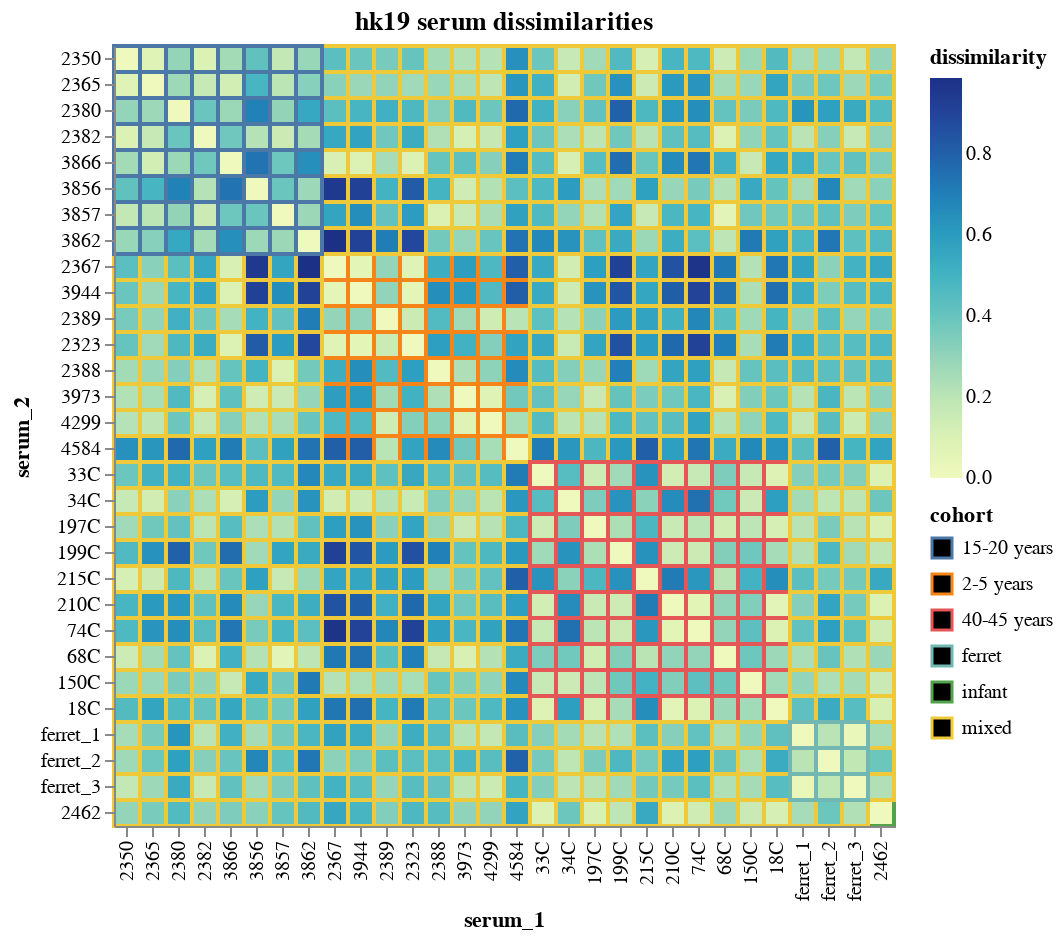
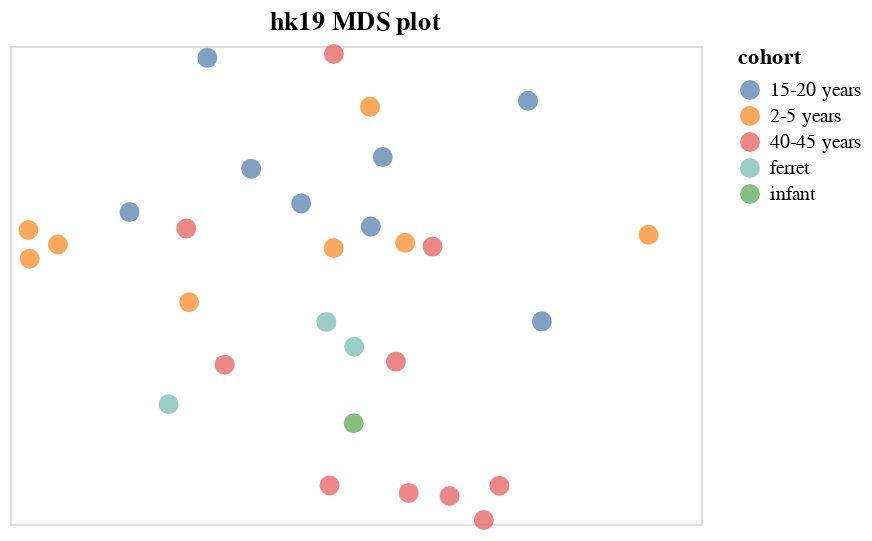

Notebook source saved alongside these figures, in order:
### Code cell
# read data, retain just for site escape values
data = (
    pd.concat(
        [
            pd.read_csv(f"{strain}_escape_df_filt_sites.csv").assign(strain=strain)
            for strain in ["hk19", "perth09"]
        ]
    )
    [["strain", "site", "serum", "cohort", "site_escape_sum"]]
    .drop_duplicates()
)

assert data["serum"].nunique() == len(data.groupby(["serum", "strain"]))

serum_to_cohort = data.set_index("serum")["cohort"].to_dict()

for strain, strain_df in data.groupby("strain"):
    # compute dissimilarity between sera, which we simply define as 1 minus
    # the dot product of the site escape vectors after normalizing so the norm
    # of each vector is one
    sera = strain_df["serum"].unique()
    pivoted_normed_data = (
        data
        .pivot_table(index="site", columns="serum", values="site_escape_sum")
        # for normalization: https://stackoverflow.com/a/58113206
        # to get norm: https://stackoverflow.com/a/47953601
        .transform(lambda x: x / numpy.linalg.norm(x, axis=0))
    )
    dissimilarities = []
    for serum1, serum2 in itertools.product(sera, sera):
        similarity = (
            pivoted_normed_data
            .assign(similarity=lambda x: x[serum1] * x[serum2])
            ['similarity']
        )
        assert similarity.notnull().all()  # make sure no sites have null values
        dissimilarities.append(1 - similarity.sum())  # sum of similarities over sites
    dissimilarities = pd.DataFrame(
        numpy.array(dissimilarities).reshape(len(sera), len(sera)),
        columns=sera,
        index=sera,
    )

    # plot the dissimilarities
    dissimilarities_wide = (
        dissimilarities
        .reset_index(names="serum_1")
        .melt(id_vars="serum_1", var_name="serum_2", value_name="dissimilarity")
        .assign(
            cohort_1=lambda x: x["serum_1"].map(serum_to_cohort),
            cohort_2=lambda x: x["serum_2"].map(serum_to_cohort),
            cohort=lambda x: x["cohort_1"].where(x["cohort_1"] == x["cohort_2"], "mixed"),
        )
    )
    display(
        alt.Chart(dissimilarities_wide)       
        .encode(
            x=alt.X("serum_1", sort=alt.SortField("cohort_1")),
            y=alt.Y("serum_2", sort=alt.SortField("cohort_2")),
            color="dissimilarity",
            stroke="cohort",
            tooltip=dissimilarities_wide.columns.tolist(),
        )
        .mark_rect(strokeWidth=2)
        .properties(
            width=alt.Step(13),
            height=alt.Step(13),
            title=f"{strain} serum dissimilarities",
        )
    )

    # use multidimensional scaling to get locations of sera
    mds = sklearn.manifold.MDS(
        n_components=2,
        metric=True,
        max_iter=3000,
        eps=1e-6,
        random_state=1,
        dissimilarity="precomputed",
        n_jobs=1,
    )
    locs = mds.fit_transform(dissimilarities)
    mds_df = pd.DataFrame(
        {
            "serum": sera,
            "cohort": [serum_to_cohort[s] for s in sera],
            "x": locs[:, 0],
            "y": locs[:, 1],
        }
    )
    size = 350  # control chart size
    mds_chart = (
        alt.Chart(mds_df)
        .encode(
            x=alt.X("x", title=None, axis=None),
            y=alt.Y("y", title=None, axis=None),
            color="cohort",
            tooltip=["serum", "cohort"],
        )
        .mark_circle(filled=True, size=100)
        .properties(
            width=size * (mds_df["x"].max() - mds_df["x"].min()),
            height=size * (mds_df["y"].max() - mds_df["y"].min()),
            title=f"{strain} MDS plot",
        )
        .configure_axis(grid=False)
    )
    display(mds_chart)

### Figure 1 — Vega-Lite specification as saved in the notebook (floating-point values rounded to 4 significant figures; data arrays with more than 128 entries replaced by an {"elided": "..."} marker saying what was removed)
{"config": {"view": {"continuousWidth": 300, "continuousHeight": 300}}, "data": {"name": "data-63931f9c5c20e52c6adbf79768f061e4"}, "mark": {"type": "rect", "strokeWidth": 2}, "encoding": {"color": {"field": "dissimilarity", "type": "quantitative"}, "stroke": {"field": "cohort", "type": "nominal"}, "tooltip": [{"field": "serum_1", "type": "nominal"}, {"field": "serum_2", "type": "nominal"}, {"field": "dissimilarity", "type": "quantitative"}, {"field": "cohort_1", "type": "nominal"}, {"field": "cohort_2", "type": "nominal"}, {"field": "cohort", "type": "nominal"}], "x": {"field": "serum_1", "sort": {"field": "cohort_1"}, "type": "nominal"}, "y": {"field": "serum_2", "sort": {"field": "cohort_2"}, "type": "nominal"}}, "height": {"step": 13}, "title": "hk19 serum dissimilarities", "width": {"step": 13}, "$schema": "https://vega.github.io/schema/vega-lite/v5.8.0.json", "datasets": {"data-63931f9c5c20e52c6adbf79768f061e4": {"elided": "900 records"}}}

### Figure 2 — Vega-Lite specification as saved in the notebook (floating-point values rounded to 4 significant figures)
{"config": {"view": {"continuousWidth": 300, "continuousHeight": 300}, "axis": {"grid": false}}, "data": {"name": "data-f9cd12504d7c4d7c79eef5bb23c667c9"}, "mark": {"type": "circle", "filled": true, "size": 100}, "encoding": {"color": {"field": "cohort", "type": "nominal"}, "tooltip": [{"field": "serum", "type": "nominal"}, {"field": "cohort", "type": "nominal"}], "x": {"axis": null, "field": "x", "title": null, "type": "quantitative"}, "y": {"axis": null, "field": "y", "title": null, "type": "quantitative"}}, "height": 238.9, "title": "hk19 MDS plot", "width": 345.5, "$schema": "https://vega.github.io/schema/vega-lite/v5.8.0.json", "datasets": {"data-f9cd12504d7c4d7c79eef5bb23c667c9": [{"serum": "2367", "cohort": "2-5 years", "x": -0.4706, "y": 0.08043}, {"serum": "3944", "cohort": "2-5 years", "x": -0.4687, "y": 0.03841}, {"serum": "2462", "cohort": "infant", "x": 0.04711, "y": -0.2027}, {"serum": "2389", "cohort": "2-5 years", "x": -0.2148, "y": -0.02545}, {"serum": "2323", "cohort": "2-5 years", "x": -0.4237, "y": 0.05926}, {"serum": "2388", "cohort": "2-5 years", "x": 0.07311, "y": 0.2608}, {"serum": "3973", "cohort": "2-5 years", "x": 0.1292, "y": 0.06167}, {"serum": "4299", "cohort": "2-5 years", "x": 0.01526, "y": 0.05394}, {"serum": "4584", "cohort": "2-5 years", "x": 0.5165, "y": 0.07354}, {"serum": "2350", "cohort": "15-20 years", "x": -0.03641, "y": 0.1194}, {"serum": "2365", "cohort": "15-20 years", "x": -0.1161, "y": 0.1703}, {"serum": "2380", "cohort": "15-20 years", "x": -0.1859, "y": 0.3326}, {"serum": "2382", "cohort": "15-20 years", "x": 0.07445, "y": 0.08542}, {"serum": "3866", "cohort": "15-20 years", "x": -0.3097, "y": 0.1067}, {"serum": "3856", "cohort": "15-20 years", "x": 0.3467, "y": -0.05333}, {"serum": "3857", "cohort": "15-20 years", "x": 0.09346, "y": 0.1872}, {"serum": "3862", "cohort": "15-20 years", "x": 0.3246, "y": 0.2697}, {"serum": "33C", "cohort": "40-45 years", "x": 0.008781, "y": -0.2937}, {"serum": "34C", "cohort": "40-45 years", "x": -0.2194, "y": 0.08251}, {"serum": "197C", "cohort": "40-45 years", "x": 0.1143, "y": -0.1123}, {"serum": "199C", "cohort": "40-45 years", "x": 0.2791, "y": -0.2942}, {"serum": "215C", "cohort": "40-45 years", "x": 0.0155, "y": 0.3382}, {"serum": "210C", "cohort": "40-45 years", "x": 0.1998, "y": -0.3092}, {"serum": "74C", "cohort": "40-45 years", "x": 0.2542, "y": -0.3444}, {"serum": "68C", "cohort": "40-45 years", "x": 0.1726, "y": 0.05618}, {"serum": "150C", "cohort": "40-45 years", "x": -0.1583, "y": -0.1169}, {"serum": "18C", "cohort": "40-45 years", "x": 0.1347, "y": -0.3047}, {"serum": "ferret_1", "cohort": "ferret", "x": 0.04802, "y": -0.09055}, {"serum": "ferret_2", "cohort": "ferret", "x": -0.2474, "y": -0.1749}, {"serum": "ferret_3", "cohort": "ferret", "x": 0.003612, "y": -0.05419}]}}
